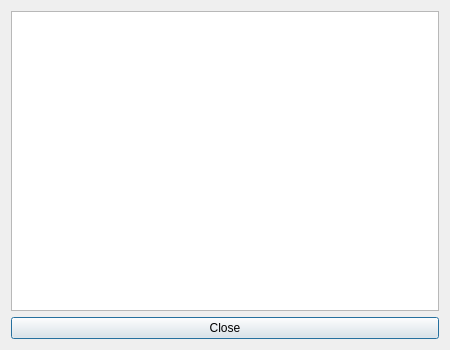
<?xml version="1.0" encoding="UTF-8"?>
<ui version="4.0">
 <class>csvview</class>
 <widget class="QDialog" name="csvview">
  <property name="geometry">
   <rect>
    <x>0</x>
    <y>0</y>
    <width>450</width>
    <height>350</height>
   </rect>
  </property>
  <property name="sizePolicy">
   <sizepolicy hsizetype="Expanding" vsizetype="Expanding">
    <horstretch>0</horstretch>
    <verstretch>0</verstretch>
   </sizepolicy>
  </property>
  <property name="windowTitle">
   <string>CSV view (united)</string>
  </property>
  <property name="windowIcon">
   <iconset resource="../res/pack1.qrc">
    <normaloff>:/pack1/iconsettings.png</normaloff>:/pack1/iconsettings.png</iconset>
  </property>
  <layout class="QGridLayout" name="gridLayout_2">
   <item row="0" column="0">
    <layout class="QGridLayout" name="gridLayout">
     <item row="0" column="0">
      <widget class="QTextBrowser" name="textBrowser"/>
     </item>
     <item row="1" column="0">
      <widget class="QPushButton" name="pushButton">
       <property name="text">
        <string>Close</string>
       </property>
      </widget>
     </item>
    </layout>
   </item>
  </layout>
 </widget>
 <resources>
  <include location="../res/pack1.qrc"/>
 </resources>
 <connections/>
</ui>
